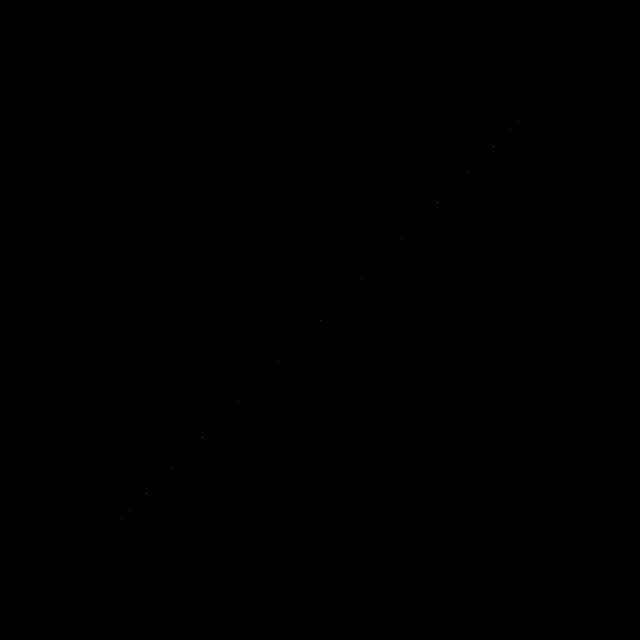
Frame 1 (no input)
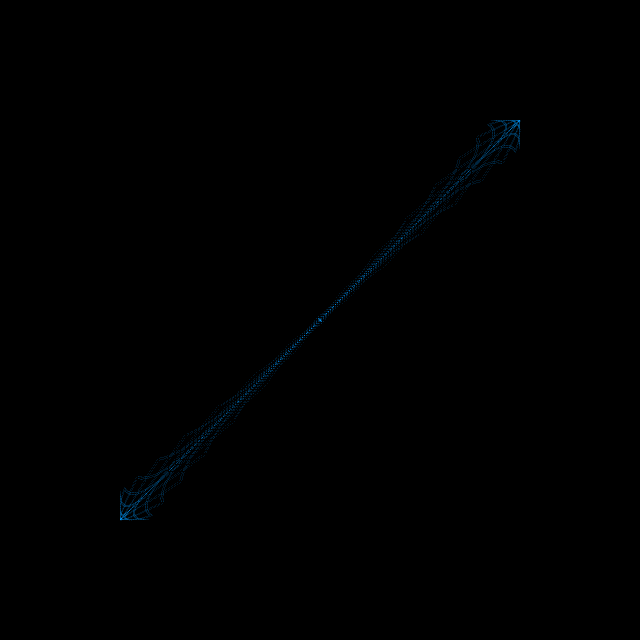
Frame 60 (the mouse pressed at the canvas centre just before this capture)
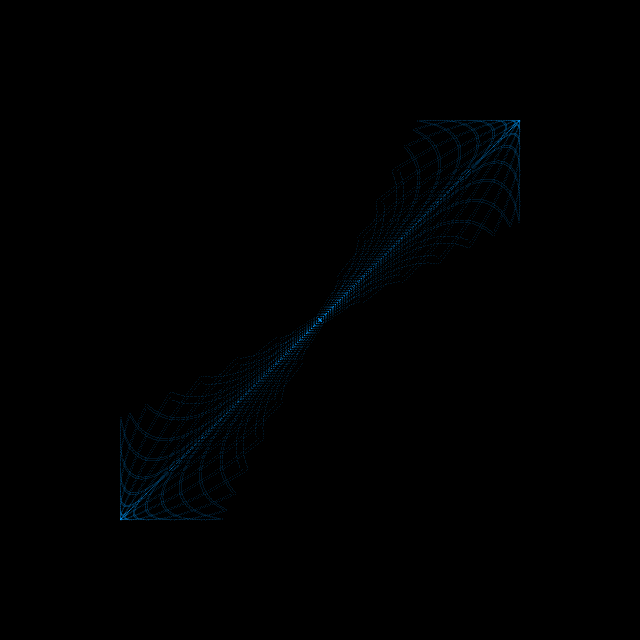
Frame 120 (the mouse held since frame 60 and released just before this capture)

The Processing sketch that drew these frames (run headless with seeded random() and noise(); from frame 60 on, the mouse is pressed at the canvas centre):

// Processing sketch: processing_162655
// ── processing_162655.pde

/* We set num to -270 so our points start outward, then go towards the middle, then spread out. */
float num = 0;

void setup(){
  size(640, 640);
  /* Set up the draw screen appearence. */
  background(0);
  stroke(0, 150, 255, 50);
}

void draw(){
  translate(width/2, height/2);
  for(int i = 0; i < 360; i+=12){
    /* We have see how x and y work before. However notice we multiply them by num. This makes the points spread out */
    float x = sin(radians(i+num)) * 200;
    float y = cos(radians(i/x-num)) * x;
    point(-x, y);
    point(-y, x);
    point(x, -y);
    point(y, -x);
  }
  /* End the animation. Also for more detail make the addition to "num" smaller like 0.2. */
  if(num < 360) num += 0.5;
}
